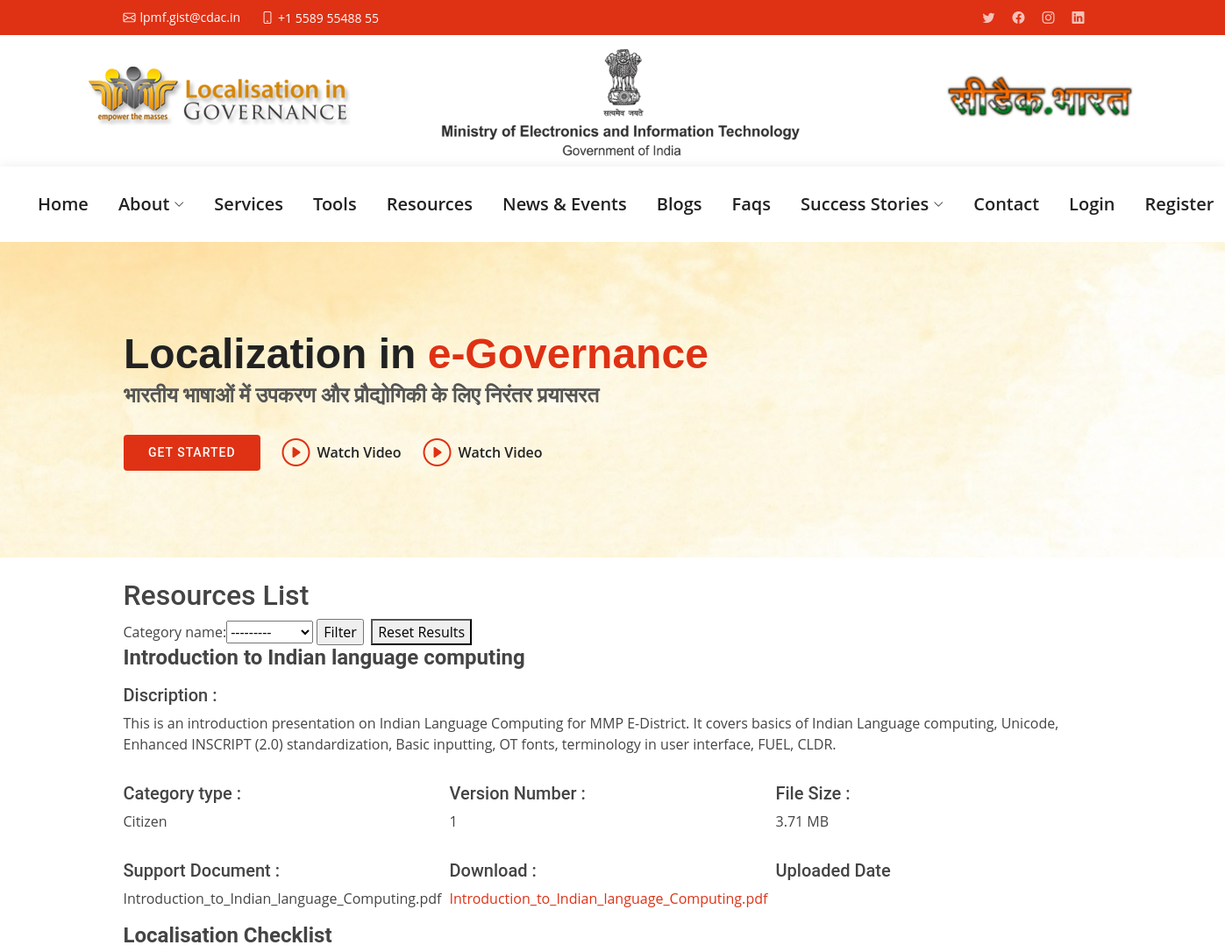
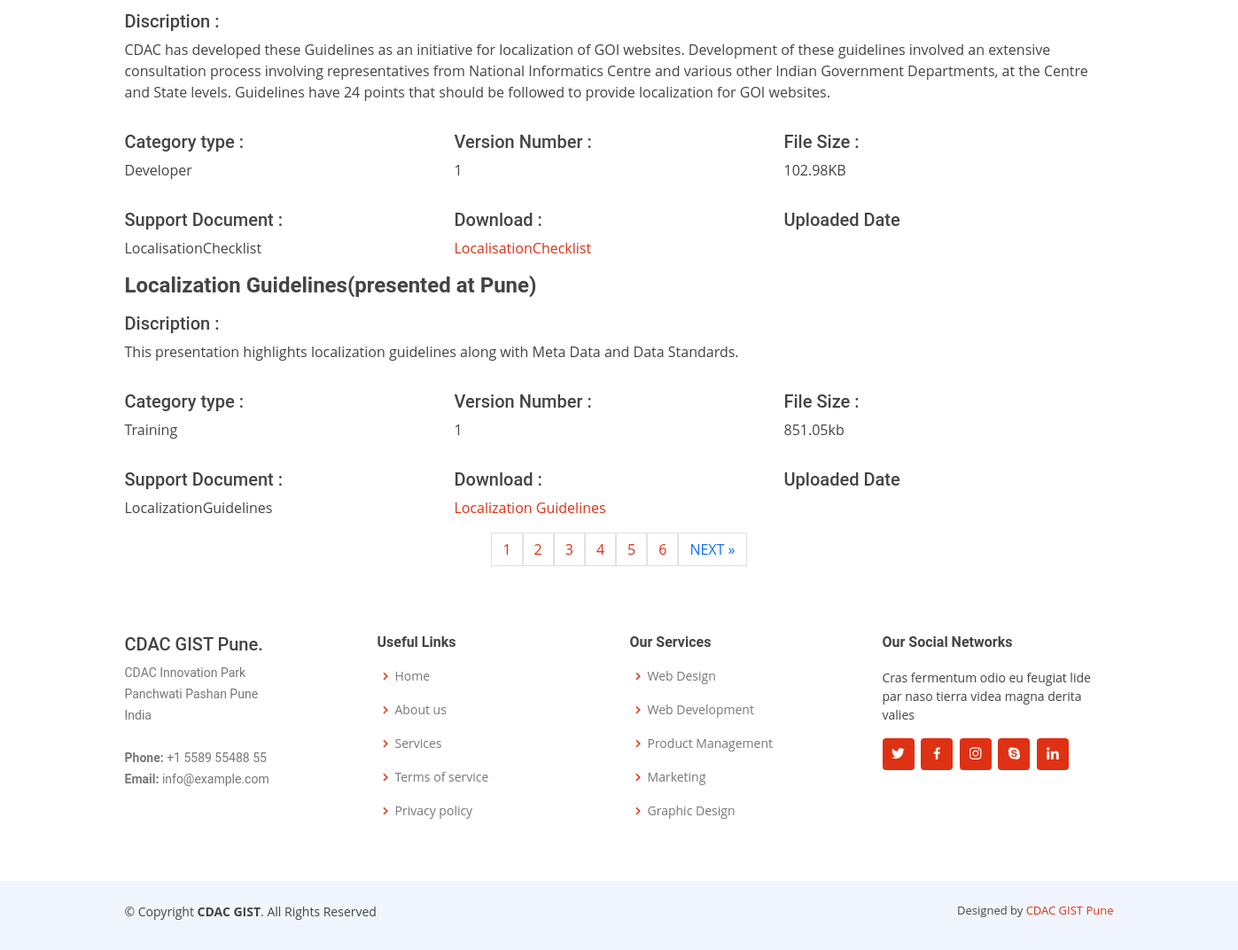
Page /resources/ on the committed database (2 pictures, top to bottom).
### Others/models.py (models this page shows)
class ResourcesData(models.Model):
    resource_heading_name = models.CharField(max_length=100)
    resource_discription = models.CharField(max_length=5000)
    category_types = (
        ('Citizen', 'Citizen'),
        ('Developer', 'Developer'),
        ('Android', 'Android'),
        ('Translator', 'Translator'),
        ('Training', 'Training')
    )
    resource_category = models.CharField(
        choices=category_types, max_length=50, default="")
    resource_image = models.ImageField(
        upload_to='images/resources', height_field=None, width_field=None, max_length=None)
    resource_version_number = models.CharField(max_length=10)
    resource_file_size = models.CharField(max_length=30)
    resource_support_document_link = models.CharField(max_length=200)
    resource_upload_support_document = models.FileField(upload_to='supportDocument/', default=None)
    resource_upload_file = models.FileField(upload_to='Others/static/others/resource/', default=None)
    resource_download_link = models.CharField(max_length=200)
    resource_uploaded_date = models.DateTimeField(
        auto_now_add=True, blank=True, null=True)
    resource_last_updated_date = models.DateTimeField(
        auto_now=True, blank=True, null=True)
    resource_download_counter = models.IntegerField()
    class Meta:
        verbose_name_plural = "Resources Data"
        ordering = ['id']
    def __str__(self):
        return self.resource_heading_name

### Others/views.py (the view)
# urls.py: path('resources/', views.display_resources_with_category, name="display_resources_with_category"),
def display_resources_with_category(request):
    if request.method == 'POST':
        catform  = CategoryDisplayForm(request.POST)
        if catform.is_valid():
            print('########################################')
            cat_name = catform.cleaned_data['category_name']
            print(cat_name)
            resources_list = ResourcesData.objects.filter(resource_category = cat_name)
            print(resources_list)
            page = request.GET.get('page')
            paginator = Paginator(resources_list,3)
            try:
                post_list = paginator.page(page)
            except PageNotAnInteger:
                post_list = paginator.page(1)
            except EmptyPage:
                post_list = paginator.page(paginator.num_pages)
            return render(request, 'others/resources.html',{'page': page, 'post_list':post_list , 'category': catform})
    else:
        print(ResourcesData.objects.all())
        resources_list = ResourcesData.objects.all()
        cat_list =CategoryDisplayForm()
        page = request.GET.get('page')
        paginator = Paginator(resources_list,3)
        try:
            post_list = paginator.page(page)
        except PageNotAnInteger:
            post_list = paginator.page(1)
        except EmptyPage:
            post_list = paginator.page(paginator.num_pages)
        return render(request, 'others/resources.html',{'page': page, 'post_list':post_list, 'category':cat_list})

### Others/forms.py
class CategoryDisplayForm(forms.ModelForm):
    class Meta:
        model = Category
        fields = "__all__"

### Others/templates/others/resources.html (shortened to what this page needs)
{% extends 'base.html' %}
{% load static %}
{% block resources %}
<div class="container" xmlns="http://www.w3.org/1999/html"><br/>
<h2>Resources List </h2>
<form method="POST">
{% for cat in category %}
{{cat.label_tag}}{{cat}}
{% endfor %}
    <input type='submit' value="Filter"></input> <span>&nbsp;</span><a href="/resources/"><button>Reset Results</button></a>
</form>
{% for item in post_list %}
    <div class="row">
    <div class = "col-12">
    <h4><b>{{item.resource_heading_name}}</b></h4>
    <p><h5>Discription :</h5> {{item.resource_discription}}</p>
    </div>
    <div class = "row">
    <div class = col-4>
    <p><h5>Category type :</h5> {{item.resource_category}}</p>
    </div>
    <div class = col-4>
    <p><h5>Version Number :</h5> {{item.resource_version_number}}</p>
    </div>
    <div class = col-4>
    <p><h5>File Size :</h5>{{item.resource_file_size}}</p>
    </div>
    </div>
    <div class = "row">
    <div class = col-4>
    <p><h5>Support Document :</h5>{{item.resource_support_document_link}}</p>
    </div>
    <div class = col-4>
     <p><h5>Download :</h5><a href = "{% static 'others/tool/' %}{{item.resource_download_link}}.zip">{{ item.resource_download_link }}</a></p>
    </div>
    <div class = col-4>
        <p><h5>Uploaded Date</h5> {{item.resource_resource_uploaded_date}}</p>
   </div>
    </div>
    </div>
{% endfor %}
</div>
{% if post_list.has_other_pages %}
    <ul class = "pagination justify-content-center">
    {% for i in post_list.paginator.page_range %}
      {% if post_list.number == i %}
        <li class="page-link"><a href="?page={{ i }}"><span>{{ i }} </span></a></li>
      {% else %}
        <li class="page-link"><a href="?page={{ i }}">{{ i }}</a></li>
      {% endif %}
    {% endfor %}
    {% if post_list.has_next %}
          <li><a href="?page={{post_list.next_page_number}}" class="page-link">NEXT &raquo; </a></li>
    {% endif %}
    </ul>
{% endif %}
{% endblock %}

### static/assets/css/style.css (style rules this page uses)
body { font-family: "Open Sans", sans-serif; color: #444444; }
a { color: #df3114; text-decoration: none; }
h1, h2, h3, h4, h5, h6 { font-family: "Roboto", sans-serif; }

### rows in the picture
ResourcesData: resource_heading_name "Introduction to Indian language computing", resource_discription "This is an introduction presentation on Indian Language Computing for MMP E-District. It covers basics of Indian Language computing, Unicode, Enhanced INSCRIPT (2.0) standardization, Basic inputting, OT fonts, terminology in user interface, FUEL, CLDR.", resource_category "Citizen", resource_version_number "1", resource_file_size "3.71 MB", resource_support_document_link "Introduction_to_Indian_language_Computing.pdf", resource_download_link "Introduction_to_Indian_language_Computing.pdf"
ResourcesData: resource_heading_name "Localisation Checklist", resource_discription "CDAC has developed these Guidelines as an initiative for localization of GOI websites. Development of these guidelines involved an extensive consultation process involving representatives from National Informatics Centre and various other Indian Government Departments, at the Centre and State levels. Guidelines have 24 points that should be followed to provide localization for GOI websites.", resource_category "Developer", resource_version_number "1", resource_file_size "102.98KB", resource_support_document_link "LocalisationChecklist", resource_download_link "LocalisationChecklist"
ResourcesData: resource_heading_name "Localization Guidelines(presented at Pune)", resource_discription "This presentation highlights localization guidelines along with Meta Data and Data Standards.", resource_category "Training", resource_version_number "1", resource_file_size "851.05kb", resource_support_document_link "LocalizationGuidelines", resource_download_link "Localization Guidelines"

### other values in the picture
{{ cat.label_tag }} "Category name:"
{{ i }} "1"
{{ i }} "2" "3" "4" "5" "6"
